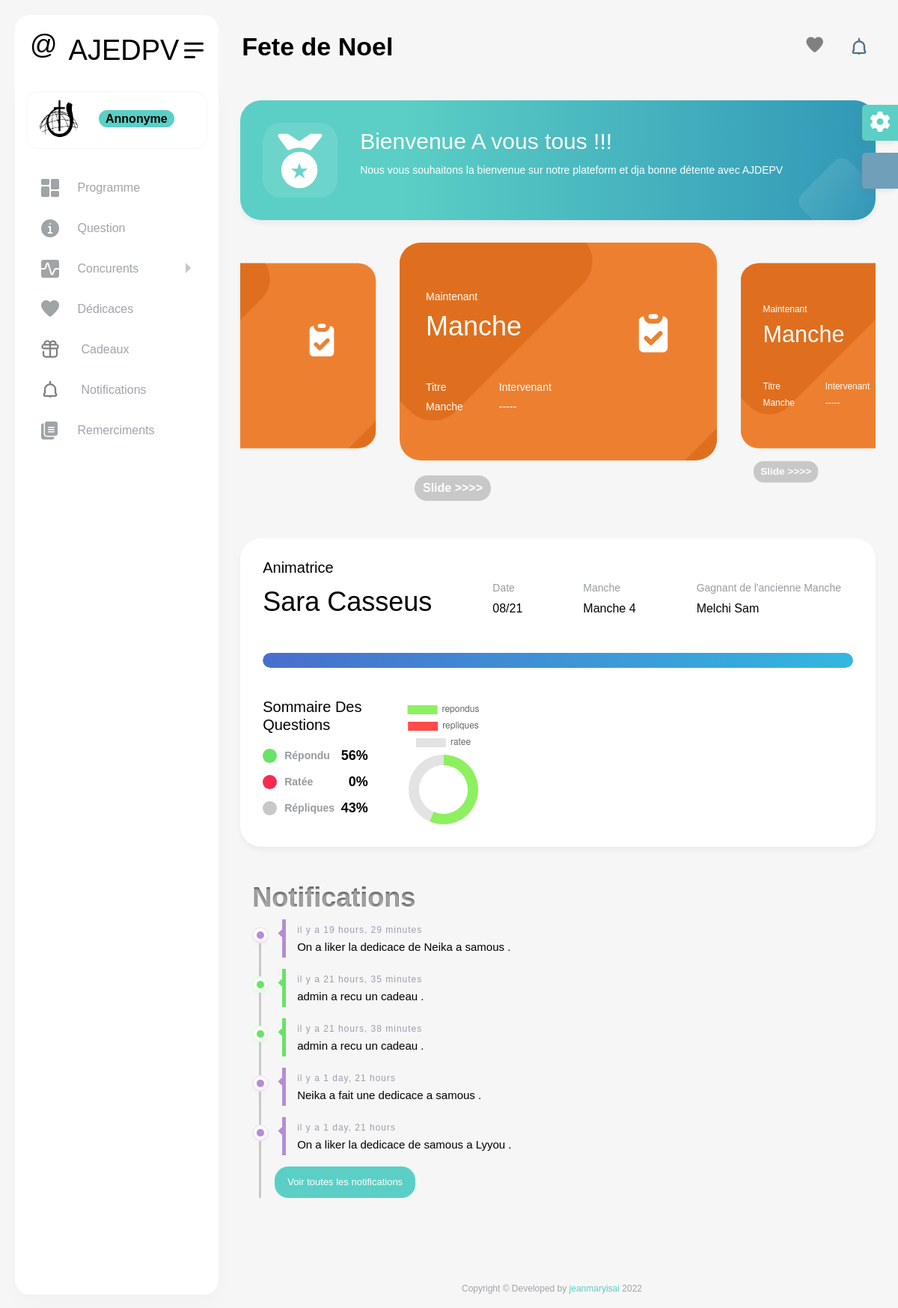
The app's page /, older data.
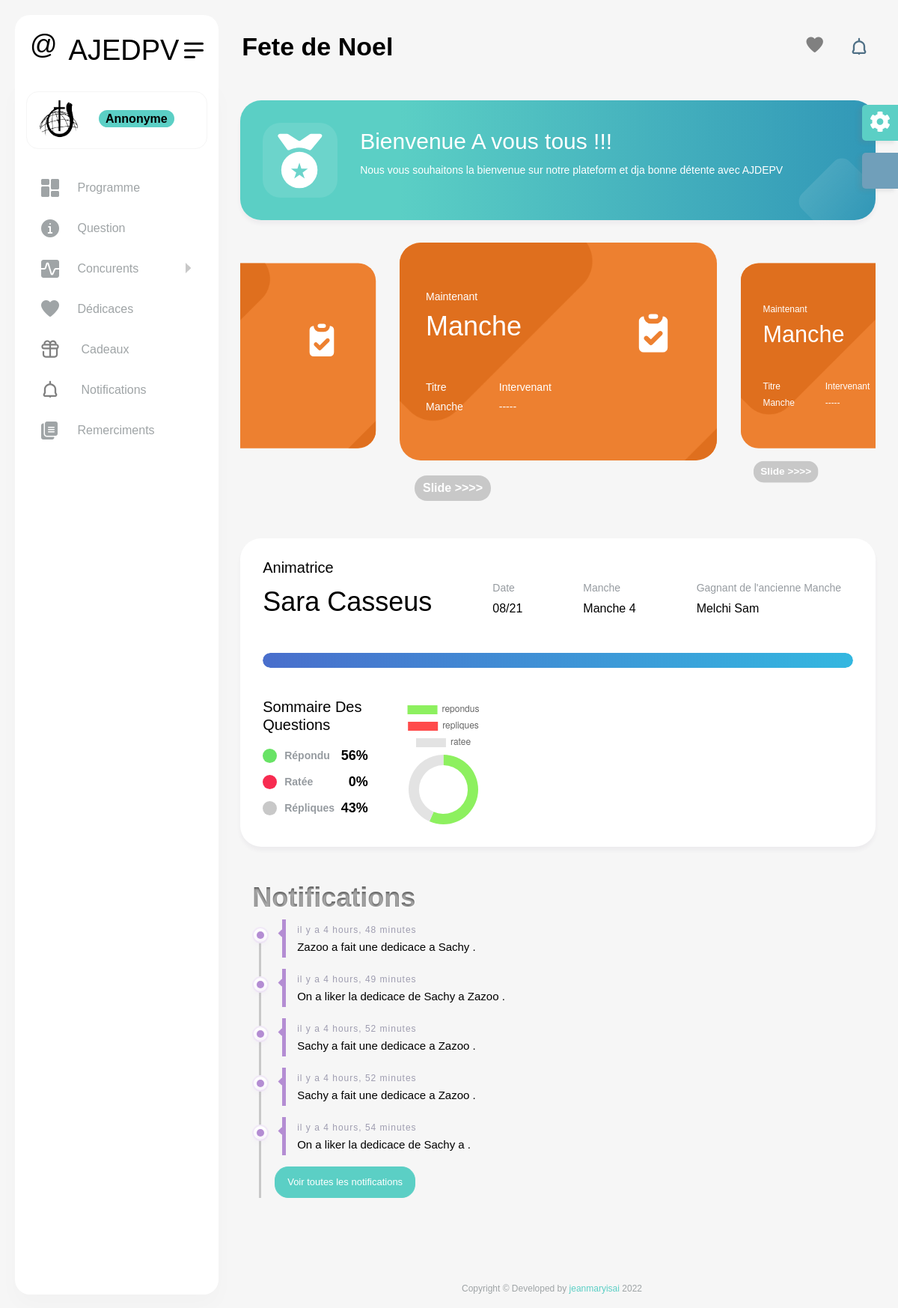
The same page, newer data.
### core/models.py (models this page shows, shortened)
class Programme(models.Model):
    intervenant=models.CharField(max_length=100)
    titre=models.CharField(max_length=50)
    type=models.CharField(max_length=2)
    rank=models.IntegerField()
    passe=models.BooleanField(default=False)
    type=models.IntegerField(choices=CHOICES_PROG)

class Notification(models.Model):
    responsible= models.ForeignKey(Concurent,on_delete=models.CASCADE,null=True,blank=True)
    message=models.TextField()
    date=models.DateTimeField(auto_now_add=True)
    level=models.CharField(max_length=1,choices=CHOICES_LABEL)

### core/views.py (the view)
# urls.py: 2. Add a URL to urlpatterns:  path('', views.home, name='home')
def home(request):
    if request.user.is_authenticated:
        user_Fake,created=fake_user.objects.get_or_create(user=request.user)
        user_Fake.ip=get_client_ip(request)
        user_Fake.save()
    manches=Manche.objects.all().order_by('numero')
    a=Question.objects.exclude(receveur__isnull=True).count()
    b=Question.objects.filter(repondu=True).count()
    c=Question.objects.filter(repondu=False).exclude(receveur__isnull=True).exclude(repliques__isnull=True).count()
    d=a-b-c
    p=Programme.objects.filter(passe=False).order_by('rank')
    pp_first=p.first()
    pp_last=p.last()
    p_percent=int((pp_first.rank/pp_last.rank) * 100)
    xxx=0
    xx=0
    xxy=0
    try:
        xxx=int((b/a) * 100)
        xx=int((c/a) * 100)
        xxy=int((d/a) * 100)
    except:
        xxx=0
    context={
        'programmes':p,
        'manches':manches,
        'manche_active':Manche.objects.filter(isopen=True).order_by('numero').first,
        'previous_manche':Manche.objects.filter(isopen=False).order_by('numero').last,
        'notification':Notification.objects.all().order_by('-date')[:10],
        'questions_ans':xxx,
        'questions_replique':xx,
        'questions_missed':xxy,
        'p_percent':p_percent,
        'concurents':Concurent.objects.all(),
        'user':fake_user,
    }
    return render(request,'index.html',context)

### core/context_processors.py (called while the page is built)
def cart(request):
    concurents= Concurent.objects.all()
    dedicaces= Dedicace.objects.filter(show=True).order_by('-date')[:5]
    notification=Notification.objects.all().order_by('-date')[:5]
    context={'concurents':concurents
    ,
    'dedicaces':dedicaces,
    'notifications':notification,
    }
    return context

### core/models.py (called while the page is built)
    @property
    def get_manches(self):
        con=[]
        for x in Manche.objects.all().order_by('numero'):
            item=x.concurent.get(concurent=self)
            con.append(item)
        return con

    @property
    def get_champion_name(self):
        max=0
        concurent_max="presonne"
        for x in self.concurent.all():
            if x.pointsCum > max:
                max=x.pointsCum
                concurent_max= x.concurent.prenom
        return concurent_max

### templates/index.html (shortened to what the changed rows need)
{% extends 'base.html' %} {% load static %} {% block css %}
<link href="{% static 'vendor/owl-carousel/owl.carousel.css' %}" rel="stylesheet"> {% endblock %} {% block 'body' %}
<div class=" col-xxl-12">
    <div class="row">
        <div class="col-xl-12">
            <div class="card coin-card">
                <div class="card-body d-sm-flex d-block align-items-center">
                    <div>
                        <h2 class="text-white">Bienvenue A vous tous !!!</h2>
                    </div>
                </div>
            </div>
        </div>
    </div>
</div>
<div class="col-xl-12">
    <div class="card-slider owl-carousel">
        {% for x in programmes %} {%if not forloop.counter == 1 %}
        <div class="items" style=" opacity: 0.5; margin-bottom: -200px;">
            {%else%}
            <div class="items">
                {% endif %}
                <div class="card-bx bg-orange mb-0">
                    <img class="pattern-img" src="{% static 'images/pattern/pattern8.png' %}" alt="">
                    <div class="card-info text-white">
                        <div class="d-flex align-items-center">
                            <div class="me-auto">
                                <p class="mb-1">{% if forloop.counter == 1 %}Maintenant {% else %} prochainement {% endif %}</p>
                                <h2 class="fs-36 text-white mb-5">{{x.get_type_display}}</h2>
                            </div>
                        </div>
                        <div class="d-flex">
                            <div class="me-sm-5 me-3">
                                <p class="fs-14 mb-1">Titre</p>
                                <span>{{x.titre}}</span>
                            </div>
                            <div>
                                <p class="fs-14 mb-1">Intervenant</p>
                                <span>{{x.intervenant}}</span>
                            </div>
                        </div>
                    </div>
                </div>
                {% if forloop.counter == 1 %}
                <span style="margin:20px ;float: center; font-size: 1rem;" class="badge badge-light "> Slide
                >>>></span>{% endif %}
            </div>
            {% endfor %}
        </div>
    </div>
    <div class="col-xl-12">
        <div class="">
            <div class="" style="margin-bottom:50px ;">
                <div id="dlab_W_TimeLine02" class="widget-timeline dlab-scroll style-1 ps ps--active-y p-3 ">
                    <h1 style="  background-color: #565656;
                        color: transparent;
                        text-shadow: 0px 2px 3px rgba(255,255,255,0.5);
                        -webkit-background-clip: text;
                           -moz-background-clip: text;
                                background-clip: text; font-weight: 900;"> Notifications
                    </h1>
                    <ul class="timeline">
                        {% for x in notifications %}
                        <li>
                            <div class="timeline-badge {{x.get_level_display}}"></div>
                            <a class="timeline-panel text-muted" href="javascript:void(0);">
                                <span>il y a {{x.date|timesince}}</span>
                                <h6 class="mb-0"> <strong class="text-{{x.get_level_display}}"> {{x.responsible.prenom}}</strong> {{ x.message }} .
                                </h6>
                            </a>
                        </li>
                        {% endfor %}
                    </ul>
                </div>
            </div>
        </div>
    </div>
    {% endblock %}

Row changes from the older to the newer data that the page shows:
no longer on this page (row unchanged): Notification: date "19 hours, 29 minutes", message "On a liker la dedicace de Neika a samous"
no longer on this page (row unchanged): Notification: date "21 hours, 35 minutes", message "admin a recu un cadeau"
no longer on this page (row unchanged): Notification: date "21 hours, 38 minutes", message "admin a recu un cadeau"
no longer on this page (row unchanged): Notification: date "1 day, 21 hours", message "Neika a fait une dedicace a samous"
no longer on this page (row unchanged): Notification: date "1 day, 21 hours", message "On a liker la dedicace de samous a Lyyou"
added Notification: date "4 hours, 48 minutes", message "Zazoo a fait une dedicace a Sachy"
added Notification: date "4 hours, 49 minutes", message "On a liker la dedicace de Sachy a Zazoo"
added Notification: date "4 hours, 52 minutes", message "Sachy a fait une dedicace a Zazoo"
added Notification: date "4 hours, 52 minutes", message "Sachy a fait une dedicace a Zazoo"
added Notification: date "4 hours, 54 minutes", message "On a liker la dedicace de Sachy a"
